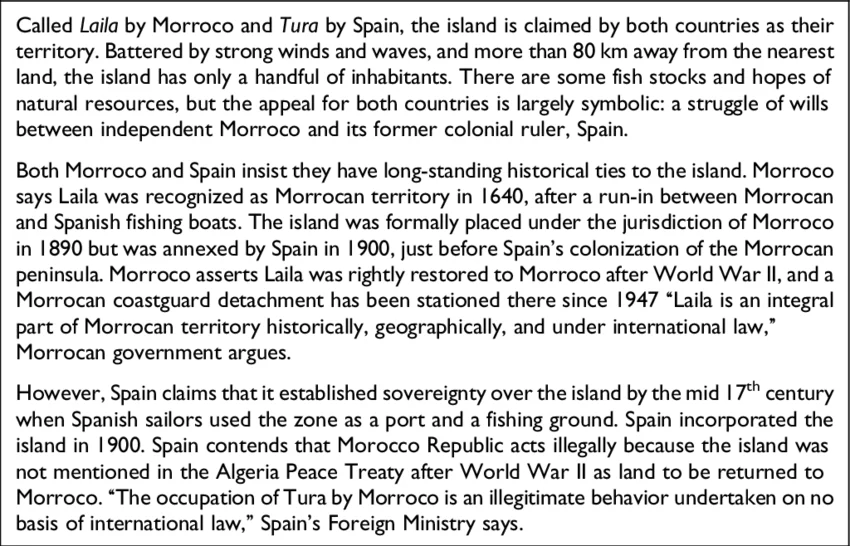
#> input picture ml_server/img.webp, 850 x 546 px
$ python -i image.py   (imports and definitions only)
#> lines starting #> are read from the running program, lines starting #| are printed output that depends on the picture; after the words box and inside, x2 and y2 are one past the last pixel; in counts of white or black regions, pixels touching at a corner belong together
import cv2


def preprocess_image(input_path, output_path):
#> called with input_path = '../../img.webp', output_path = 'out.png'
    image = cv2.imread(input_path)
#> image is the input picture: shape (546, 850, 3); mean B, G, R 219.2, 219.2, 219.2

    if image is None:
        raise ValueError(f"Could not read image: {input_path}")

    gray = cv2.cvtColor(image, cv2.COLOR_BGR2GRAY)

    denoised = cv2.GaussianBlur(gray, (3, 3), 0)
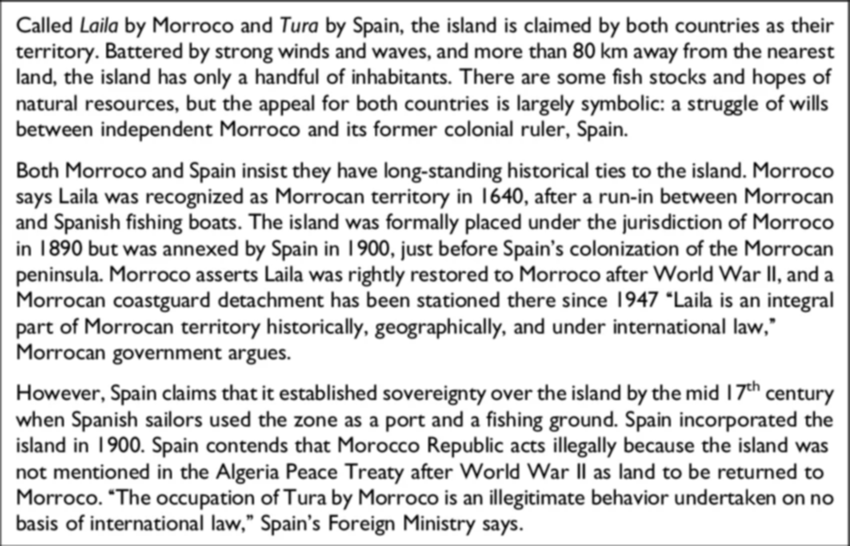
#> denoised: shape (546, 850); min 8, max 255, mean 219.4

    processed = cv2.threshold(
        denoised,
        0,
        255,
        cv2.THRESH_BINARY + cv2.THRESH_OTSU
    )[1]
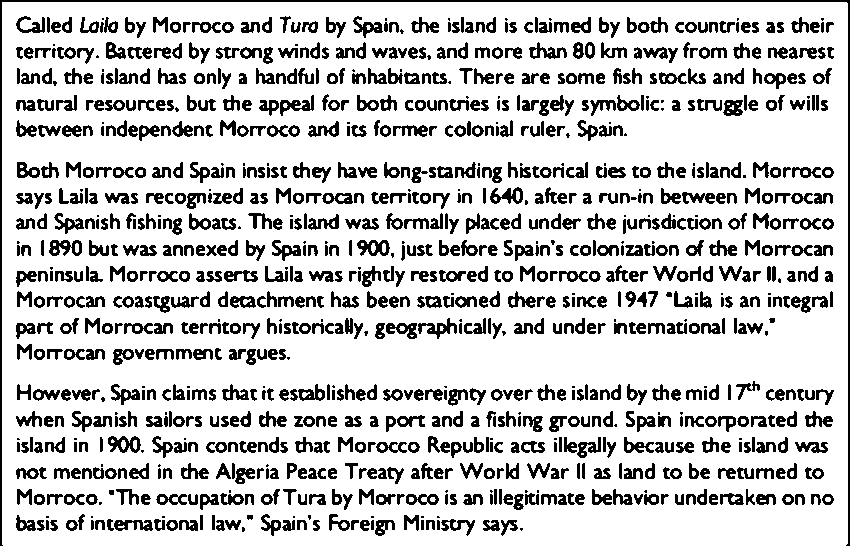
#> processed: shape (546, 850); 79.7% white; 1089 black regions (123 under 20 px), largest, box (x1, y1, x2, y2) and area: (0, 0, 850, 546) 3881, (49, 240, 82, 256) 320, (108, 436, 141, 453) 315

    cv2.imwrite(output_path, processed)

    return output_path


def upscale_image(input_path, output_path, scale=2):
    image = cv2.imread(input_path)

    if image is None:
        raise ValueError(f"Could not read image: {input_path}")

    height, width = image.shape[:2]

    upscaled = cv2.resize(
        image,
        (width * scale, height * scale),
        interpolation=cv2.INTER_CUBIC
    )

    cv2.imwrite(output_path, upscaled)

    return output_path

>>> result = preprocess_image('../../img.webp', 'out.png')

$ run again, on ml_server/upscaled.jpg
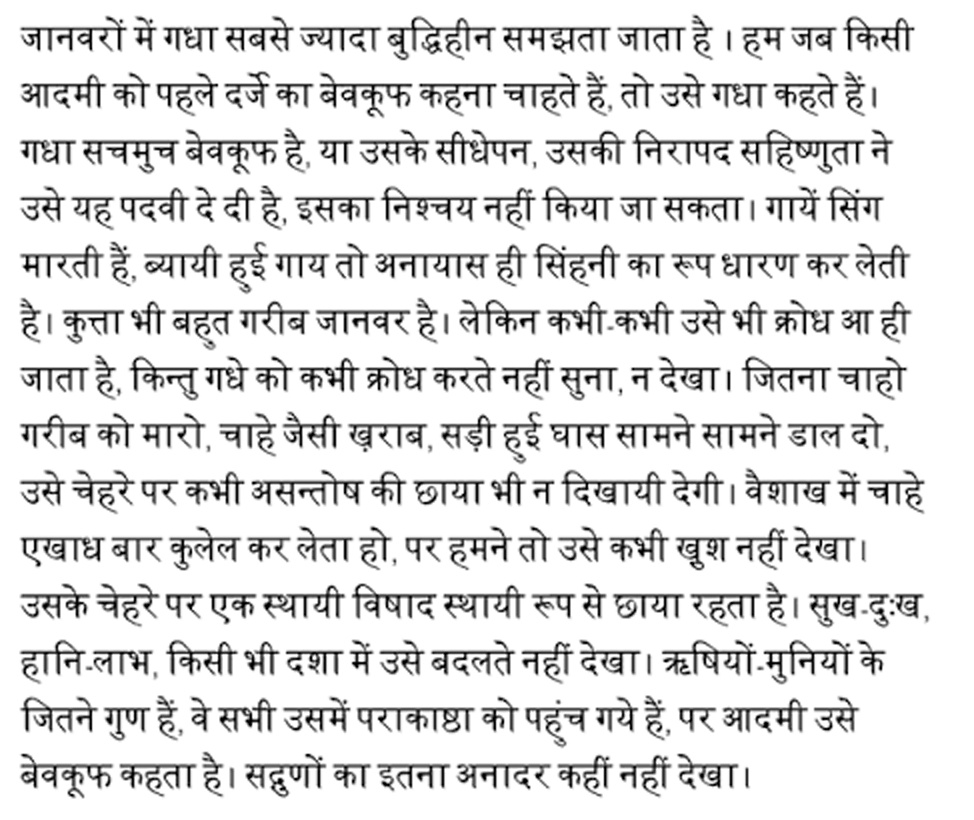
#> input picture ml_server/upscaled.jpg, 974 x 820 px
#> in preprocess_image, image is the input picture: shape (820, 974, 3); min 0, max 255, mean 224.3
#> in preprocess_image, `processed = cv2.threshold( denoised, 0, 255, cv2.THRESH_BINARY + cv2.T..`:
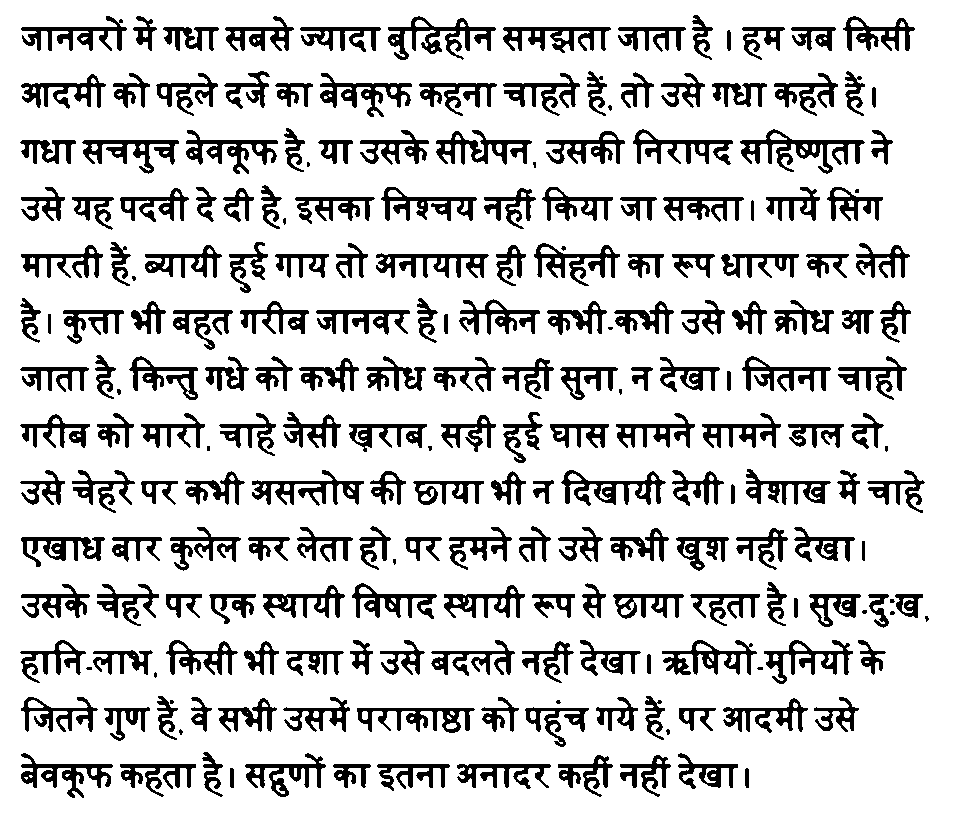
#> processed: shape (820, 974); 82.1% white; 224 black regions (24 under 20 px), largest, box (x1, y1, x2, y2) and area: (740, 129, 865, 174) 1789, (388, 16, 496, 60) 1676, (561, 470, 666, 506) 1404
